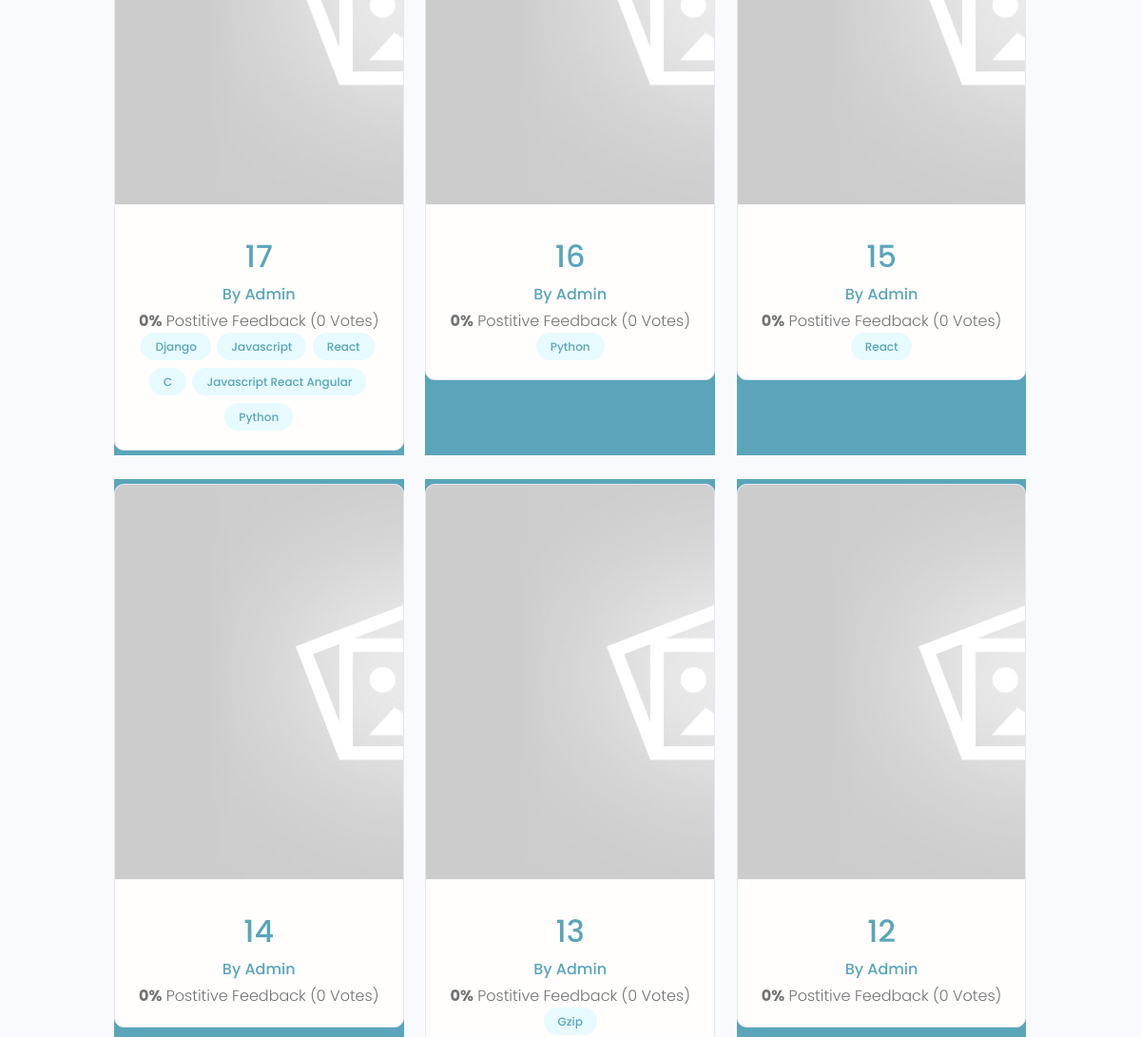
Before: / (middle part) with the older database file.
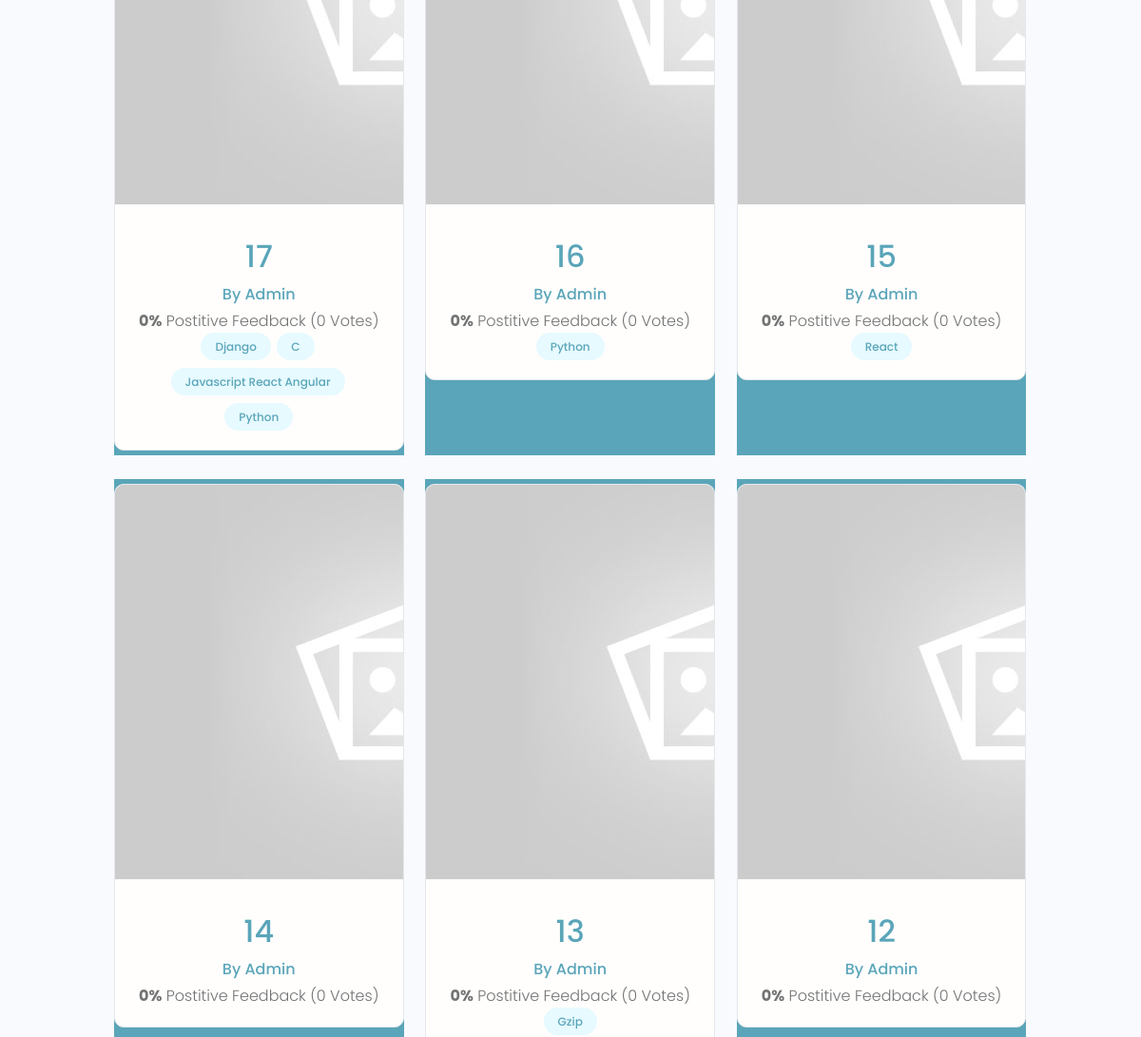
After: the same page with the newer database file.
### projects/models.py (models this page shows, shortened)
class Project(models.Model):
    owner = models.ForeignKey(Profile, null=True, blank=True, on_delete=models.CASCADE)
    title = models.CharField(max_length=200)
    description = models.TextField(null=True, blank=True)
    featured_image = models.ImageField(
        null=True, blank=True, default="default.jpg"
    )
    demo_link = models.CharField(max_length=2000, null=True, blank=True)
    source_link = models.CharField(max_length=2000, null=True, blank=True)
    tags = models.ManyToManyField('Tag', blank=True)
    vote_positive = models.IntegerField(default=0, null=True, blank=True)
    vote_total = models.IntegerField(default=0, null=True, blank=True)
    vote_ratio = models.IntegerField(default=0, null=True, blank=True)
    created = models.DateTimeField(auto_now_add=True)
    id = models.UUIDField(default=uuid.uuid4, unique=True,
                          primary_key=True, editable=False)
    class Meta:
        ordering = ["-created"]
    @property
    def imageURL(self):
        try:
            url = self.featured_image.url
        except:
            url = "/images/default.jpg"
        return url

class Tag(models.Model):
    name = models.CharField(max_length=200)
    created = models.DateTimeField(auto_now_add=True)
    id = models.UUIDField(default=uuid.uuid4, unique=True,
                          primary_key=True, editable=False)
    def __str__(self):
        return self.name

### users/models.py (models this page shows, shortened)
class Profile(models.Model):
    user = models.OneToOneField(User, on_delete=models.CASCADE, null=True, blank=True)
    name = models.CharField(max_length=200, blank=False, null=False)
    email = models.EmailField(max_length=500, blank=False, null=False)
    username = models.CharField(max_length=200, blank=False, null=False)
    location = models.CharField(max_length=200, blank=True, null=True)
    short_intro = models.CharField(max_length=200, blank=True, null=True)
    bio = models.TextField(blank=True, null=True)
    profile_image = models.ImageField(null=True, blank=True, upload_to='profiles/', default='profiles/user-default.png')
    social_github = models.CharField(max_length=200, blank=True, null=True)
    social_twitter = models.CharField(max_length=200, blank=True, null=True)
    social_linkedin = models.CharField(max_length=200, blank=True, null=True)
    social_youtube = models.CharField(max_length=200, blank=True, null=True)
    social_website = models.CharField(max_length=200, blank=True, null=True)
    created = models.DateTimeField(auto_now_add=True)
    id = models.UUIDField(default=uuid.uuid4, unique=True,
                          primary_key=True, editable=False)
    class Meta:
        ordering = ["-created"]

### projects/views.py (the view)
# urls.py: path("", include('projects.urls')),
def projects(request):
    proj_list = Project.objects.all()
    q = ""
    if request.GET.get("search_query"):
        q = request.GET.get("search_query")
        proj_list = searchProjects(q)
    proj_list, custom_range = customPaginator(request, proj_list, RESULTS_PER_PAGE)
    return render(request, "projects/projects.html", {"list": proj_list, "search_query": q, "custom_range": custom_range})

### projects/utils.py (called while the page is built)
def customPaginator(request, list, results_per_page):
    try:
        page_number = int(request.GET.get("page"))
    except TypeError or ValueError:
        page_number = 1
    paginator = Paginator(list, results_per_page)
    try:
        list = paginator.page(page_number)
    except PageNotAnInteger:
        page_number = 1
        list = paginator.page(page_number)
    except EmptyPage:
        page_number = 1
        list = paginator.page(page_number)
    leftIndex = page_number - 4
    if leftIndex < 1:
        leftIndex = 1
    rightIndex = page_number + 5
    if rightIndex > paginator.num_pages:
        rightIndex = paginator.num_pages + 1
    if rightIndex < 10 and paginator.num_pages > 9:
        rightIndex = 10
    custom_range = range(leftIndex, rightIndex)
    return list, custom_range

### projects/templates/projects/projects.html (shortened to what this page needs)
{% extends 'main.html' %}
{% block content %}
<main class="projects">
    <section class="projectsList">
      <div class="container">
        <div class="grid grid--three">
        {% for project in list %}
          <div class="column">
            <div class="card project">
              <a href="{% url 'project' project.id %}" class="project">
                <img class="project__thumbnail" src="{{ project.imageURL }}" alt="project thumbnail" />
                <div class="card__body">
                  <h3 class="project__title">{{ project.title }}</h3>
                  <p><a class="project__author" href="{% url 'indivProfile' project.owner.id %}">By {{ project.owner.name }}</a></p>
                  <p class="project--rating">
                    <span style="font-weight: bold;">{{ project.vote_ratio }}%</span> Postitive
                    Feedback ({{ project.vote_total }} Vote{{ project.vote_total|pluralize:"s" }})
                  </p>
                  <div class="project__tags">
                    {% for tag in project.tags.all %}
                    <span class="tag tag--pill tag--main">
                      <small>{{ tag }}</small>
                    </span>
                    {% endfor %}
                  </div>
                </div>
              </a>
            </div>
          </div>
          {% endfor %}
        </div>
      </div>
    </section>
{% endblock content %}

### templates/main.html (shortened to what this page needs)
<!DOCTYPE html>
{% load static %}
<html>
<head>
    <link rel="stylesheet" href="https://cdn.iconmonstr.com/1.3.0/css/iconmonstr-iconic-font.min.css" />
    <link rel="stylesheet" href="{% static 'uikit/styles/uikit.css' %}" />
    <link rel="stylesheet" href="{% static 'styles/app.css' %}" />
</head>
<body>
    {% block content %}
    {% endblock content %}
</body>
</html>

### templates/navbar.html (shortened to what this page needs)
{% load static %}

### static/uikit/app.css (style rules this page uses)
.layout > .column, .grid > .column { color: var(--color-light); text-align: center; background: var(--color-main); }

### static/uikit/styles/modules/_variables.css (style rules this page uses)
:root { --color-main: #5aa5b9; --color-main-light: #e6faff; --color-sub: #3f4156; --color-sub-light: #51546e; --color-sub-lighter: #ededfd; --color-text: #737373; --color-gray: #8b8b8b; --color-light: #e5e7eb; --color-light-gray: #767676; --color-bg: #f8fafd; --color-white: #fffefd; --color-white-light: #f3f3f3; --color-success: #359e64; --color-success-bg: #def8e8; --color-error: #fc4b0b; --color-error-bg: #fff2ee; --font-base: 'Poppins', arial, helvetica, 'Segoe UI', roboto, ubuntu, sans-serif; --font-monospace: 'Fira Code', 'Courier New', courier, monospace; --font-regular: 300; --font-medium: 500; --font-bold: 700; --generic-shadow: 1px 1px 5px #00000010; --generic-transition: all 0.3s ease-in-out; }

### static/uikit/styles/modules/_base.css (style rules this page uses)
* { margin: 0; padding: 0; box-sizing: border-box; text-rendering: optimizeLegibility; color: inherit; font-size: inherit; }
html { font-size: 50%; }
@media only screen and (min-width: 480px) { html { font-size: 56.25%; } }
@media only screen and (min-width: 1200px) { html { font-size: 62.5%; } }
body { line-height: 1.6; font-weight: 400; font-size: 1.5rem; color: var(--color-text); background-color: var(--color-bg); min-height: 100vh; }

### static/uikit/styles/modules/_typography.css (style rules this page uses)
* { font-family: var(--font-base); }
h3 { font-size: 3.2rem; font-weight: var(--font-medium); }
p, span, strong { font-size: 1.6rem; color: var(--color-text); font-weight: var(--font-regular); }
a { padding-bottom: 2px; text-decoration: none; display: inline-block; color: var(--color-main); font-weight: var(--font-medium); }

### static/uikit/styles/modules/_utilities.css (style rules this page uses)
.container { width: 92%; max-width: 165rem; margin: 0 auto; box-sizing: border-box; }
@media screen and (min-width: 1000px) { .container { width: 90%; } }
@media screen and (min-width: 1200px) { .container { width: 80%; } }

### static/uikit/styles/modules/_card.css (style rules this page uses)
.card { border-radius: 1rem; background-color: var(--color-white); border: 1.5px solid var(--color-light); width: auto; height: auto; margin-top: 0.5rem; margin-bottom: 0.5rem; overflow: hidden; }
.card__body, .card__header { padding: 2rem 2.5rem; }

### static/uikit/styles/modules/_tag.css (style rules this page uses)
.tag { display: inline-flex; align-items: center; background-color: var(--color-sub); height: -webkit-fit-content; height: -moz-fit-content; height: fit-content; width: -webkit-fit-content; width: -moz-fit-content; width: fit-content; border-radius: 0.5rem; padding: 0.5rem 1.5rem; font-size: 1.2rem; cursor: pointer; }
.tag:not(:last-child) { margin-right: 0.25rem; margin-bottom: 0.75rem; }
.tag > small { color: var(--color-white); }
.tag--pill { border-radius: 5rem; }
.tag--main, .tag--main > small { background: var(--color-main-light); color: var(--color-main); font-weight: 500; }

### static/uikit/styles/modules/_grid.css (style rules this page uses)
.grid { display: flex; flex-wrap: wrap; justify-content: flex-start; align-items: stretch; }
.grid > .column { min-width: 28rem; margin-bottom: 2.5rem; }
.grid--three > .column { flex-basis: 100%; }
@media screen and (min-width: 800px) { .grid--three { margin-right: -2%; } }
@media screen and (min-width: 800px) { .grid--three > .column { margin-right: 2%; } }
@media screen and (min-width: 800px) { .grid--three > .column { flex-basis: 48%; } }
@media screen and (min-width: 1200px) { .grid--three { margin-right: -2.33%; } }
@media screen and (min-width: 1200px) { .grid--three > .column { margin-right: 2.33%; } }
@media screen and (min-width: 1200px) { .grid--three > .column { flex-basis: 31%; } }

Changed rows visible on the page:
changed Project (number 1 of 6 on the later page): loses Tag (name "Javascript"); loses Tag (name "React")
